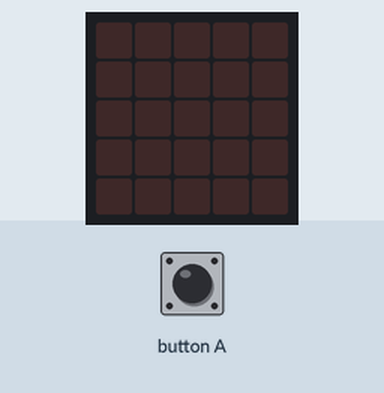
Bench run of a program on a simulated BBC micro:bit (MakeCode). Parts: the board's 5×5 LED display. Inputs (shaded band) come from the test bench. Random numbers come from a fixed seed; the 48×5 strip is a reading aid, not a part: it shows the text the display is scrolling, unrolled, one strip-width of it at a time.

Above: at 1.2 s.
1.3 s: button A pressed for 0.15 s
At 4.2 s:
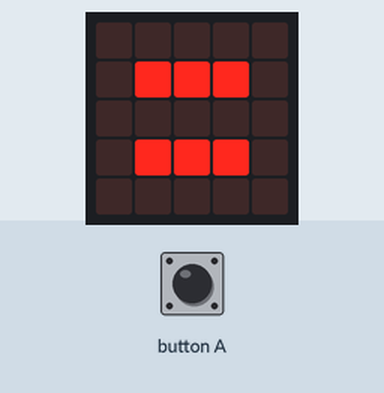
4.4 s: button A pressed for 0.15 s
At 7.3 s:
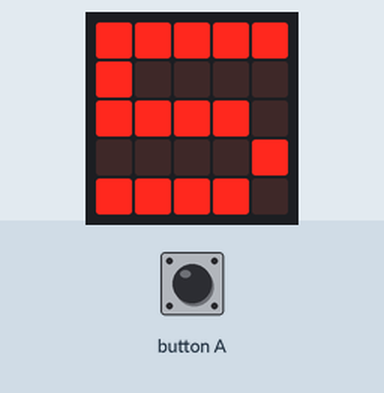
10.5 s: button A pressed for 0.15 s
At 14.5 s:
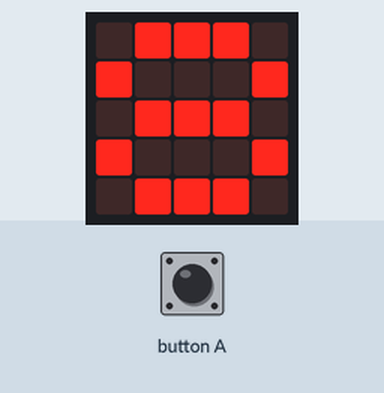
Timing chart, 0 to 16.0 s (numbered marks = the images above; inputs shaded):
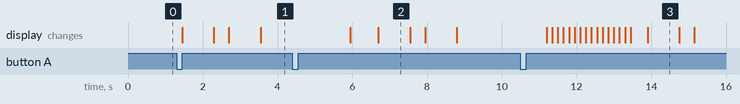

Measured:
- after the input at 1.3 s, the display: first changes after 0.15 s (image 1 shows a later state)
- what the display in image 2 shows lasts 0.9 s, from 6.7 s to 7.6 s

The program:

main.ts
```typescript
let num1 = 0
let num2 = 0
input.onButtonPressed(Button.A, function () {
    num1 = randint(1, 9)
    basic.showNumber(num1)
    basic.pause(100)
    basic.showLeds(`
        . . . . .
        . # . # .
        . . # . .
        . # . # .
        . . . . .
        `)
    num2 = randint(1, 9)
    basic.showNumber(num2)
    basic.pause(100)
    basic.showLeds(`
        . . . . .
        . # # # .
        . . . . .
        . # # # .
        . . . . .
        `)
    basic.pause(2000)
    basic.showNumber(num1 * num2)
})
```

test.ts
```typescript
// aquí va el archivo "tests"; esto no se compilará cuando este paquete se utilice como una extensión.
```
